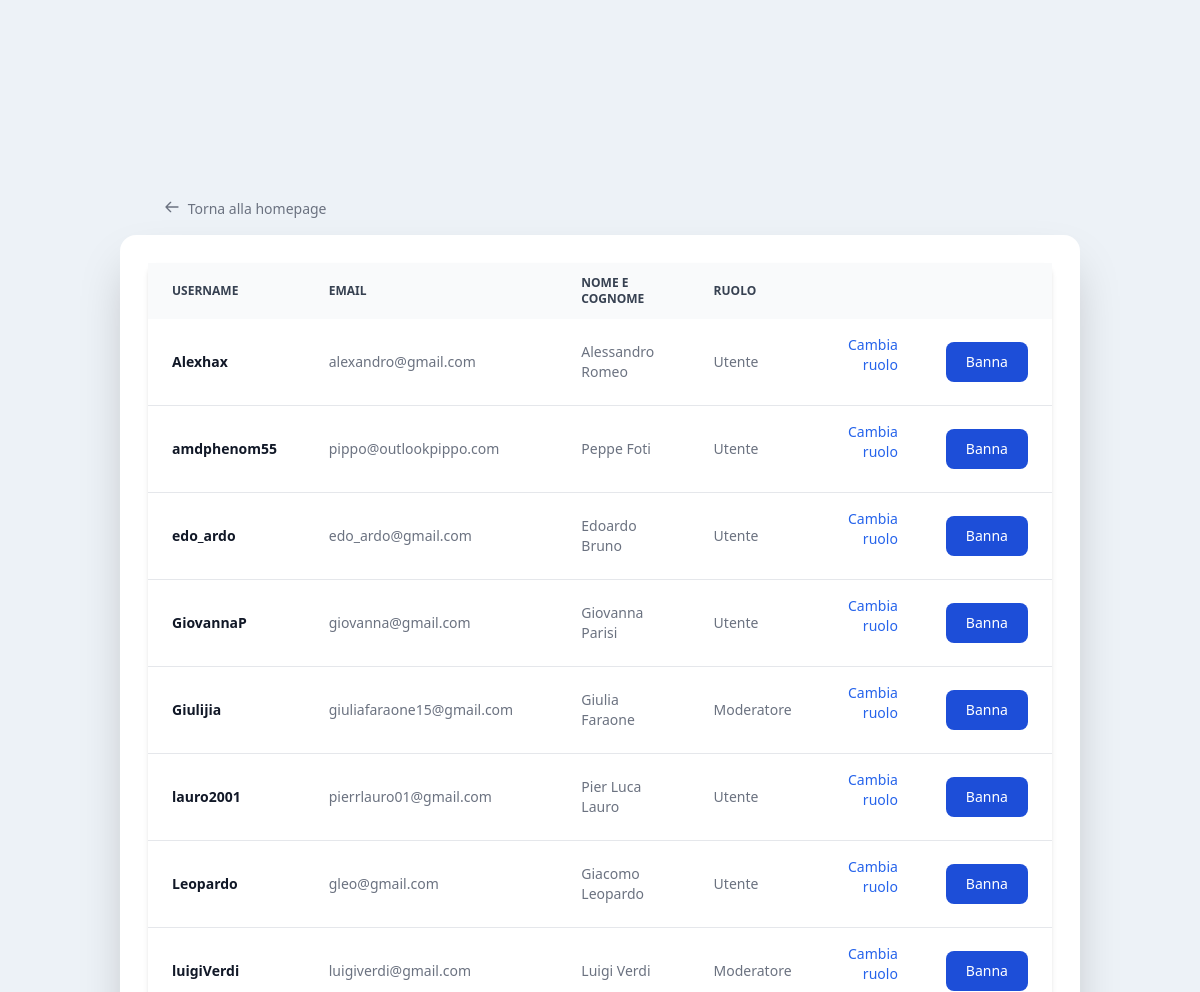
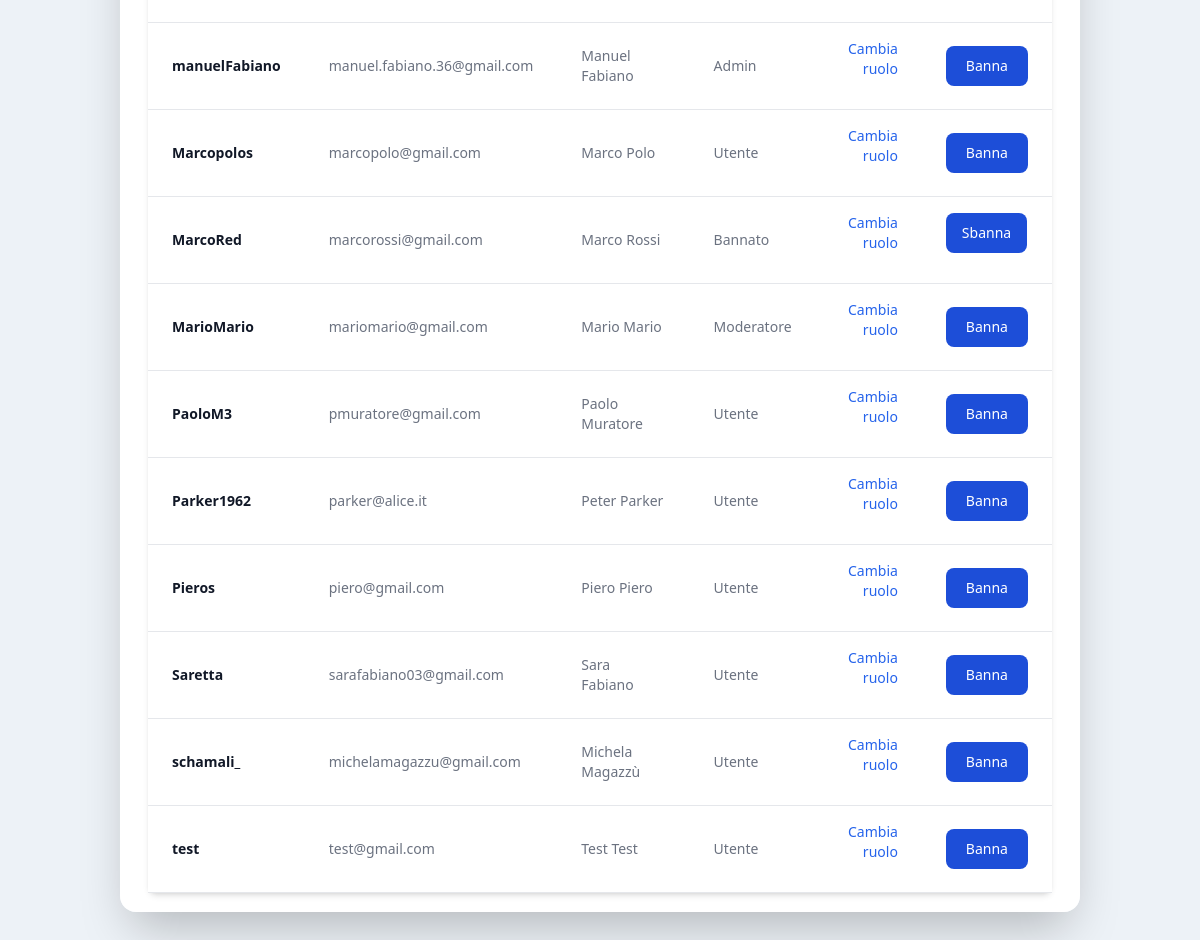
The app's page /users.php (signed in) with its own data (2 pictures, top to bottom).
### tables this page shows
CREATE TABLE `account` (
  `username` varchar(20) NOT NULL,
  `email` varchar(60) NOT NULL,
  `password` varchar(255) NOT NULL,
  `nome` varchar(20) NOT NULL,
  `cognome` varchar(20) NOT NULL,
  `data_nascita` date NOT NULL,
  `residenza` varchar(50) NOT NULL,
  `ban` tinyint(1) NOT NULL DEFAULT '0',
  `tipo` int NOT NULL DEFAULT '0'
);

### html/db/fetch_users.php (called while the page is built, shortened)
<?php
require_once('./db/db.php');
$sql ="SELECT * FROM account ORDER BY username ASC";
$users = $conn->query($sql);
?>

### html/users.php (the view, shortened to what this page needs)
<?php
if ($_SESSION['tipo'] == 2) {
    include("./db/fetch_users.php");
?>
    <head>
        <script src="https://cdn.tailwindcss.com"></script>
    </head>
    <body class="h-screen overflow-hidden flex flex-col items-center justify-center" style="background: #edf2f7;">
    <button type="button" onclick="location.href='./dashboard.php'" class="self-start transition duration-200 ml-36 px-5 py-4 cursor-pointer font-normal text-sm rounded-lg text-gray-500 hover:bg-gray-200 ring-inset">
                <svg xmlns="http://www.w3.org/2000/svg" fill="none" viewBox="0 0 24 24" stroke="currentColor" class="w-4 h-4 inline-block align-text-top">
                    <path stroke-linecap="round" stroke-linejoin="round" stroke-width="2" d="M10 19l-7-7m0 0l7-7m-7 7h18" />
                </svg>
                <span class="inline-block ml-1">Torna alla homepage</span>
            </button>
        <div class="bg-white w-4/5 h-4/5 overflow-y-scroll rounded-2xl shadow-2xl p-7">
            <div class="relative shadow-md sm:rounded-lg">
                <table class="w-full text-sm text-left text-gray-500 ">
                    <thead class="text-xs text-gray-700 uppercase bg-gray-50">
                        <tr>
                            <th scope="col" class="px-6 py-3">
                                Username
                            </th>
                            <th scope="col" class="px-6 py-3">
                                Email
                            </th>
                            <th scope="col" class="px-6 py-3">
                                Nome e Cognome
                            </th>
                            <th scope="col" class="px-6 py-3">
                                Ruolo
                            </th>
                            <th scope="col" class="px-6 py-3">
                            </th>
                            <th scope="col" class="px-6 py-3">
                            </th>
                        </tr>
                    </thead>
                    <tbody>
                        <?php
                        foreach ($users as $user) { ?>
                            <tr class="bg-white border-b hover:bg-gray-50 <? if ($user['tipo'] == 0) {
                                                                                echo "utente";
                                                                            } elseif ($user['tipo'] == 1) {
                                                                                echo "moderatore";
                                                                            } else {
                                                                                echo "admin";
                                                                            } ?>">
                                <th onclick="location.href='./profile.php?usr=<?echo $user['username'];?>';" scope="row" class="cursor-pointer px-6 py-4 text-gray-900 ">
                                    <? echo $user['username'] ?>
                                </th>
                                <td class="px-6 py-4 font-medium  whitespace-nowrap">
                                    <? echo $user['email'] ?>
                                </td>
                                <td class="px-6 py-4">
                                    <? echo $user['nome'] . " " . $user['cognome']; ?>
                                </td>
                                <td class="px-6 py-4">
                                    <?if($user['ban'] == 1){
                                        echo "Bannato";
                                    }elseif ($user['tipo'] == 0) {
                                        echo "Utente";
                                    } elseif ($user['tipo'] == 1) {
                                        echo "Moderatore";
                                    } elseif ($user['tipo'] == 2) {
                                        echo "Admin";
                                    } ?>
                                </td>
                                <td class="px-6 py-4 text-right">
                                    <form action="" method="post">
                                        <a onclick="changeRole('<?echo $user['username']?>')" class="font-medium text-blue-600 cursor-pointer hover:underline">Cambia ruolo</a>
                                    </form>
                                </td>
                                <td class="px-6 py-4">
                                    <?if($user['ban'] == 0){?>
                                    <button onclick="banUser('<?echo $user['username']?>')" class="block text-white bg-blue-700 hover:bg-blue-800 focus:ring-4 focus:outline-none focus:ring-blue-300 font-medium rounded-lg text-sm px-5 py-2.5 text-center" type="button">
                                        Banna
                                    </button>
                                    <?}else{?>
                                        <form action="./db/unban_user.php" method="post">
                                        <button class="block text-white bg-blue-700 hover:bg-blue-800 focus:ring-4 focus:outline-none focus:ring-blue-300 font-medium rounded-lg text-sm px-4 py-2.5 text-center" type="sumbit">
                                        Sbanna
                                    </button>
                                    </form>
                                    <?}?>
                                </td>
                            </tr>
                        <? }
                        ?>
                    </tbody>
                </table>
            </div>
        </div>
    </body>
<? } ?>

### records on screen
account: username "Alexhax", email "alexandro@gmail.com", nome "Alessandro", cognome "Romeo", ban "Utente"
account: username "amdphenom55", email "pippo@outlookpippo.com", nome "Peppe", cognome "Foti", ban "Utente"
account: username "edo_ardo", email "edo_ardo@gmail.com", nome "Edoardo", cognome "Bruno", ban "Utente"
account: username "GiovannaP", email "giovanna@gmail.com", nome "Giovanna", cognome "Parisi", ban "Utente"
account: username "Giulijia", email "giuliafaraone15@gmail.com", nome "Giulia", cognome "Faraone", ban "Moderatore"
account: username "lauro2001", email "pierrlauro01@gmail.com", nome "Pier Luca", cognome "Lauro", ban "Utente"
account: username "Leopardo", email "gleo@gmail.com", nome "Giacomo", cognome "Leopardo", ban "Utente"
account: username "luigiVerdi", email "luigiverdi@gmail.com", nome "Luigi", cognome "Verdi", ban "Moderatore"
account: username "manuelFabiano", email "manuel.fabiano.36@gmail.com", nome "Manuel", cognome "Fabiano", ban "Admin"
account: username "Marcopolos", email "marcopolo@gmail.com", nome "Marco", cognome "Polo", ban "Utente"
account: username "MarcoRed", email "marcorossi@gmail.com", nome "Marco", cognome "Rossi", ban "Bannato"
account: username "MarioMario", email "mariomario@gmail.com", nome "Mario", cognome "Mario", ban "Moderatore"
account: username "PaoloM3", email "pmuratore@gmail.com", nome "Paolo", cognome "Muratore", ban "Utente"
account: username "Parker1962", email "parker@alice.it", nome "Peter", cognome "Parker", ban "Utente"
account: username "Pieros", email "piero@gmail.com", nome "Piero", cognome "Piero", ban "Utente"
account: username "Saretta", email "sarafabiano03@gmail.com", nome "Sara", cognome "Fabiano", ban "Utente"
account: username "schamali_", email "michelamagazzu@gmail.com", nome "Michela", cognome "Magazzù", ban "Utente"
account: username "test", email "test@gmail.com", nome "Test", cognome "Test", ban "Utente"
